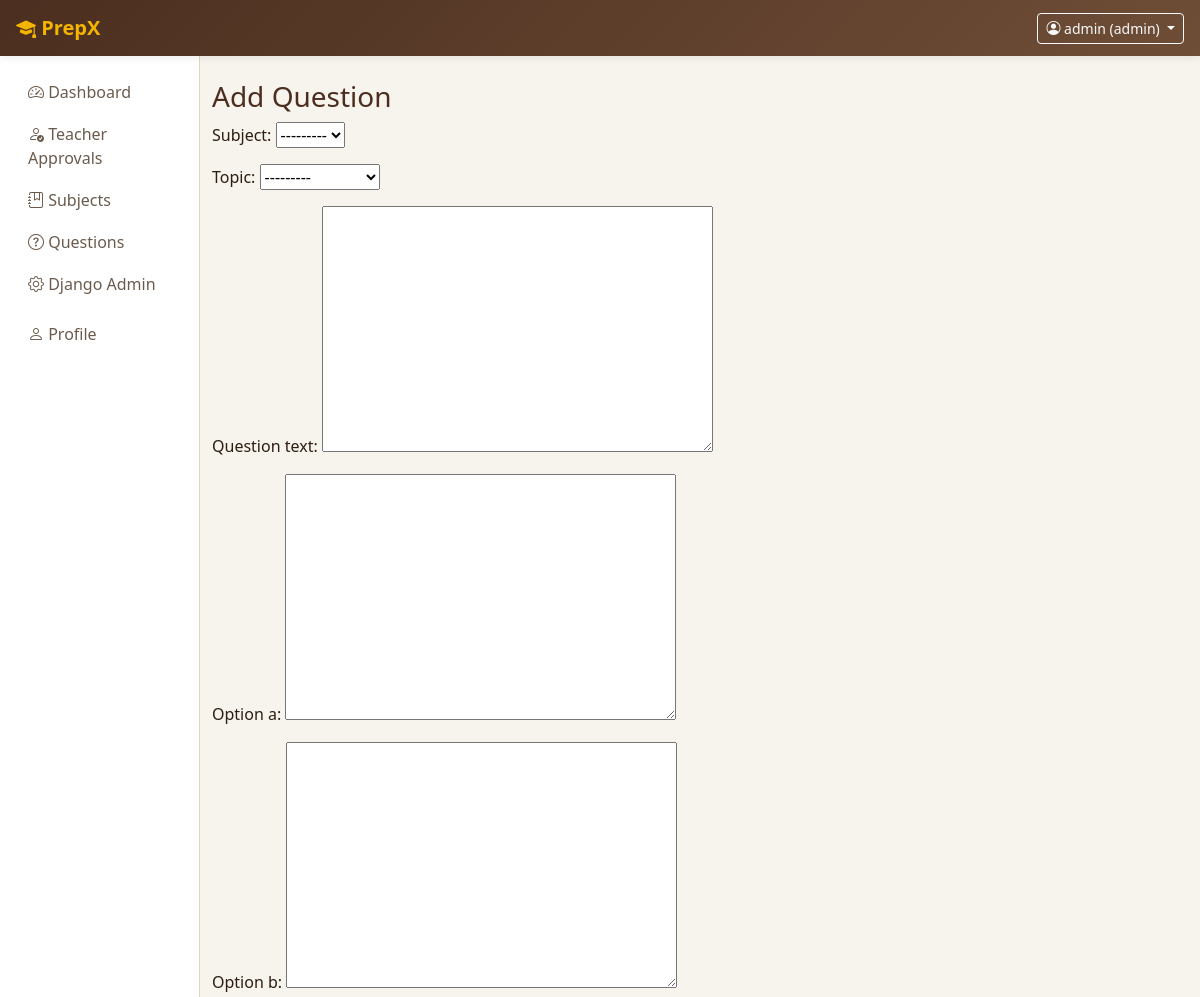
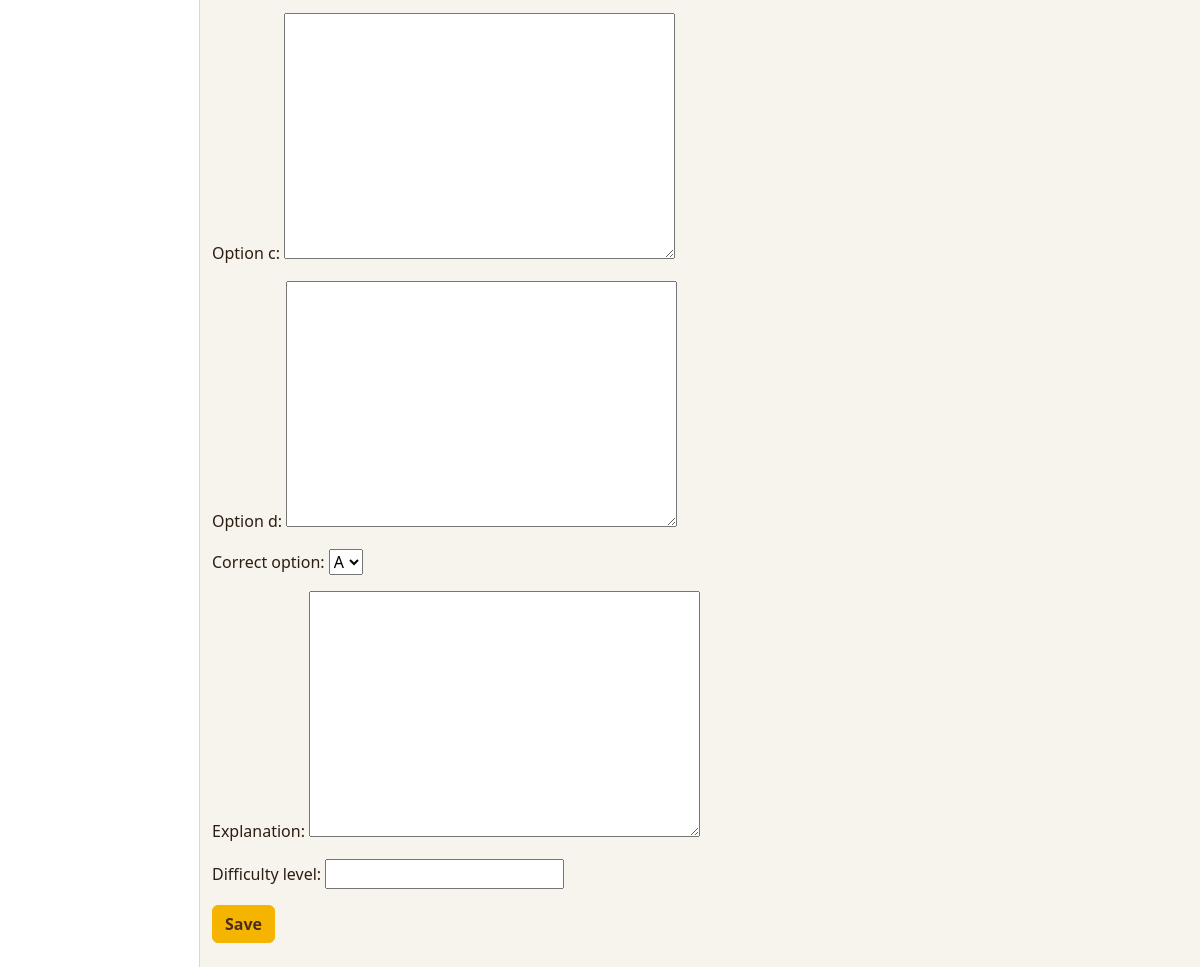
/questions/add/ (signed in), run on the app's committed database (2 pictures, top to bottom).
### accounts/models.py (models this page shows, shortened)
class User(AbstractUser):
    ROLE_CHOICES = (
        ('admin', 'Admin'),
        ('teacher', 'Teacher'),
        ('student', 'Student'),
    )
    role = models.CharField(max_length=10, choices=ROLE_CHOICES, default='student')
    is_approved = models.BooleanField(
        default=True,
        help_text="Teachers require admin approval before activation."
    )

### subjects/models.py (models this page shows, shortened)
class Topic(BaseModel):
    subject = models.ForeignKey(Subject, on_delete=models.CASCADE, related_name='topics')
    name = models.CharField(max_length=100)
    class Meta:
        constraints = [
            UniqueConstraint(Lower('name'), 'subject', name='unique_topic_name_per_subject_ci'),
        ]
        ordering = ['subject__name', 'name']
    def __str__(self):
        return f"{self.subject.name} - {self.name}" # QA - Average

### questions/views.py (the view, shortened to what this page needs)
# urls.py: path('add/', views.add_question, name='add_question'),
@role_required('admin', 'teacher')
def add_question(request):
    form = QuestionForm(request.POST or None)
    return render(request, 'questions/add_question.html', {'form': form})

### questions/forms.py (shortened to what this page needs)
class QuestionForm(forms.ModelForm):
    class Meta:
        model = Question
        fields = [
            'subject',
            'topic',
            'question_text',
            'option_a',
            'option_b',
            'option_c',
            'option_d',
            'correct_option',
            'explanation',
            'difficulty_level',
        ]
        widgets = {
            'correct_option': forms.Select(
                choices=[
                    ('A', 'A'),
                    ('B', 'B'),
                    ('C', 'C'),
                    ('D', 'D'),
                ]
            ),
        }

### subjects/models.py (called while the page is built)
    def __str__(self):
        return self.name

### templates/questions/add_question.html (shortened to what this page needs)
{% extends 'base.html' %}
{% block content %}
<h3>{% if editing %}Edit{% else %}Add{% endif %} Question</h3>
<form method="post">
    {{ form.as_p }}
    <button class="btn btn-primary">Save</button>
</form>
{% endblock %}

### templates/base.html (shortened to what this page needs)
<!DOCTYPE html>
{% load static %}
<html lang="en">
<head>
    <link href="https://cdn.jsdelivr.net/npm/bootstrap@5.3.3/dist/css/bootstrap.min.css" rel="stylesheet">
    <link href="https://cdn.jsdelivr.net/npm/bootstrap-icons@1.11.3/font/bootstrap-icons.css" rel="stylesheet">
    <link href="{% static 'css/app.css' %}" rel="stylesheet">
</head>
<body>
<nav class="navbar navbar-dark navbar-prepx px-3">
    <a class="navbar-brand fw-bold" href="{% url 'role_redirect' %}">
        <i class="bi bi-mortarboard-fill"></i>
        PrepX
    </a>
    {% if user.is_authenticated %}
        <div class="d-flex align-items-center">
            <div class="dropdown">
                <button
                    class="btn btn-outline-light btn-sm dropdown-toggle"
                    type="button"
                    data-bs-toggle="dropdown"
                    aria-expanded="false"
                >
                    <i class="bi bi-person-circle"></i>
                    {{ user.username }} ({{ user.role }})
                </button>
            </div>
        </div>
    {% endif %}
</nav>
<div class="container-fluid">
    <div class="row">
        {% if user.is_authenticated %}
            <div class="col-md-2 sidebar py-3">
                {% include 'partials/sidebar.html' %}
            </div>
            <div class="col-md-10 py-4">
        {% else %}
            <div class="col-12 py-4">
        {% endif %}
                {% block content %}
                {% endblock %}
            </div>
    </div>
    </div>
</body>
</html>

### static/css/app.css (style rules this page uses)
:root { --primary: #f4b400; --primary-dark: #d99400; --secondary: #6f4e37; --secondary-dark: #4b2e1f; --accent: #ffd166; --success: #2e7d32; --warning: #d97706; --danger: #c62828; --background: #f7f3ed; --surface: #ffffff; --text-primary: #2c1e12; --text-secondary: #6b5b4d; --border: #e3d5c5; --shadow: rgba(44, 30, 18, 0.08); }
body { background-color: var(--background); color: var(--text-primary); }
.navbar-prepx { background: linear-gradient( 135deg, var(--secondary-dark), var(--secondary) ); box-shadow: 0 2px 8px var(--shadow); }
.navbar-prepx .navbar-brand { color: var(--primary); }
.sidebar { background-color: var(--surface); border-right: 1px solid var(--border); min-height: calc(100vh - 56px); }
.btn-primary { background-color: var(--primary); border-color: var(--primary); color: var(--secondary-dark); font-weight: 600; }
a { color: var(--secondary); }
h1, h2, h3, h4, h5, h6 { color: var(--secondary-dark); }

### data on the page
User: username "admin", role "admin"
Topic: subject "---------"
